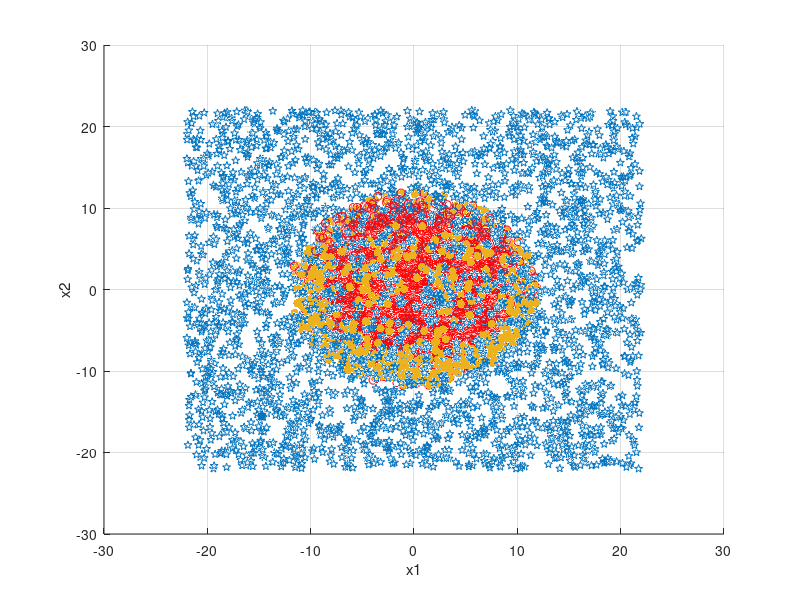

Write MATLAB code to recreate this figure.
clear;clc;
t_dat = importdata('Training-set.csv');
t_dat = t_dat.data;
tr_dat = t_dat(:, 2:4);
tr_la = t_dat(:, 5);
p_dat =  importdata('Testing-set-label.csv');
p_dat = p_dat.data;
pr_dat = p_dat(:, 2:4);
pr_la = p_dat(:, 5);

hold on
grid on
scatter3(tr_dat(tr_la==1, 1), tr_dat(tr_la==1, 2),tr_dat(tr_la==1, 3), 'p')
scatter3(tr_dat(tr_la==0, 1), tr_dat(tr_la==0, 2), tr_dat(tr_la==0, 2), 'r')
scatter3(pr_dat(:,1), pr_dat(:,2), pr_dat(:,3), 'filled','k')
xlabel('x1')
ylabel('x2')
zlabel('x3')


% chebychev
% correlation
% cityblock
% mahalanobis
% minkowski
% seuclidean
% euclidean
%  k = 1:10;
%  record = zeros(10, 4);
%  for i = k
% mdl = fitcknn(tr_dat,tr_la,'NumNeighbors',i,'Distance', 'euclidean');
% [label,score,cost] = predict(mdl,tr_dat);
%     record(i, 1) = sum(label==tr_la)/length(label);
%     [label,scores] = predict(mdl, pr_dat);
%     record(i, 2) = sum(label==pr_la)/length(label);
%     p = classperf(pr_la,label);
%    record(i, 3) = p.PositivePredictiveValue;
%    record(i, 4) = p.NegativePredictiveValue;
%  end


%  [b,dev,stats] = glmfit(tr_dat,tr_la,'binomial','logit'); % Logistic regression
%   p_la = round(glmval(b, pr_dat,'logit'));
% accrucy = sum(p_la==pr_la)/length(p_la)


% mdl = fitcdiscr(tr_dat,tr_la);
% label = predict(mdl,pr_dat);
% accrucy = sum(label==pr_la)/length(label)

% trainFcn = 'traingda';
% net = feedforwardnet(100, trainFcn);
% net = train(net,tr_dat',tr_la');
% label = round(net(pr_dat'))';
% accrucy = sum(label==pr_la)/length(label)
% perf = perform(net,y,t)

% gaussian
%  rbf
% 

% sv = cl.SupportVectors;
% gscatter(tr_dat(:,1),tr_dat(:,2),tr_dat(:,3), tr_la)
% hold on
% plot3(sv(:,1),sv(:,2),sv(:,3),'ko','MarkerSize',10)

% cl = fitcsvm(tr_dat,tr_la , 'KernelFunction', 'rbf', 'KernelScale', 0.4);
% ks = 0.9:-0.1:0.1;
% record = zeros(length(ks), 4);
% for i = 1:length(ks)
%     cl = fitcsvm(tr_dat,tr_la,'KernelFunction','gaussian','KernelScale', ks(i));
%     [label,~] = predict(cl, tr_dat);
%     record(i, 1) = sum(label==tr_la)/length(label);
%     [label,scores] = predict(cl, pr_dat);
%     record(i, 2) = sum(label==pr_la)/length(label);
%     p = classperf(pr_la,label);
%    record(i, 3) = p.PositivePredictiveValue;
%    record(i, 4) = p.NegativePredictiveValue;
% end